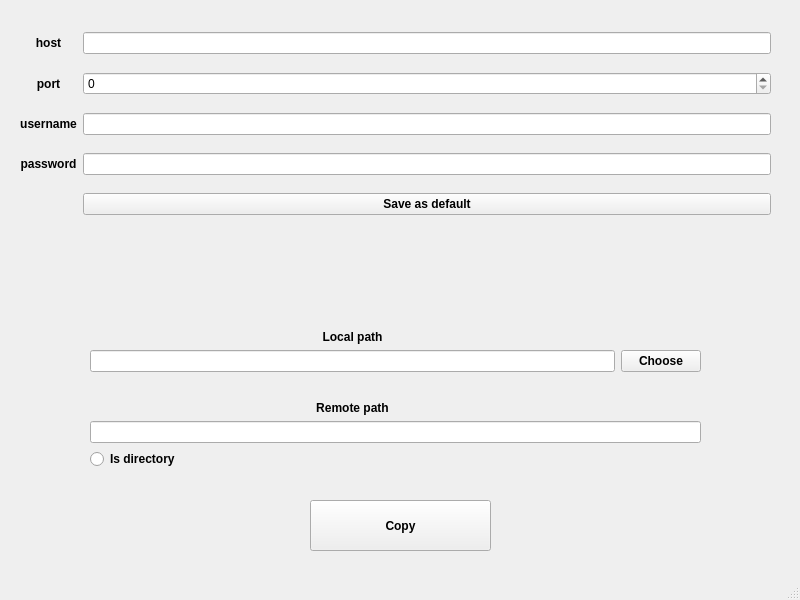
<?xml version="1.0" encoding="UTF-8"?>
<ui version="4.0">
 <class>mainWindow</class>
 <widget class="QMainWindow" name="mainWindow">
  <property name="geometry">
   <rect>
    <x>0</x>
    <y>0</y>
    <width>800</width>
    <height>600</height>
   </rect>
  </property>
  <property name="windowTitle">
   <string>python scp gui</string>
  </property>
  <widget class="QWidget" name="centralwidget">
   <widget class="QWidget" name="gridLayoutWidget">
    <property name="geometry">
     <rect>
      <x>20</x>
      <y>20</y>
      <width>751</width>
      <height>211</height>
     </rect>
    </property>
    <layout class="QGridLayout" name="gridLayout">
     <item row="0" column="0">
      <widget class="QLabel" name="label">
       <property name="font">
        <font>
         <weight>75</weight>
         <bold>true</bold>
        </font>
       </property>
       <property name="layoutDirection">
        <enum>Qt::LeftToRight</enum>
       </property>
       <property name="text">
        <string>host</string>
       </property>
       <property name="alignment">
        <set>Qt::AlignCenter</set>
       </property>
      </widget>
     </item>
     <item row="2" column="0">
      <widget class="QLabel" name="label_3">
       <property name="font">
        <font>
         <weight>75</weight>
         <bold>true</bold>
        </font>
       </property>
       <property name="text">
        <string>username</string>
       </property>
       <property name="alignment">
        <set>Qt::AlignCenter</set>
       </property>
      </widget>
     </item>
     <item row="2" column="1">
      <widget class="QLineEdit" name="usernameEdit"/>
     </item>
     <item row="1" column="1">
      <widget class="QSpinBox" name="portEdit"/>
     </item>
     <item row="1" column="0">
      <widget class="QLabel" name="label_2">
       <property name="font">
        <font>
         <weight>75</weight>
         <bold>true</bold>
        </font>
       </property>
       <property name="text">
        <string>port</string>
       </property>
       <property name="alignment">
        <set>Qt::AlignCenter</set>
       </property>
      </widget>
     </item>
     <item row="0" column="1">
      <widget class="QLineEdit" name="hostEdit"/>
     </item>
     <item row="3" column="1">
      <widget class="QLineEdit" name="passEdit">
       <property name="inputMethodHints">
        <set>Qt::ImhHiddenText</set>
       </property>
      </widget>
     </item>
     <item row="3" column="0">
      <widget class="QLabel" name="label_4">
       <property name="font">
        <font>
         <weight>75</weight>
         <bold>true</bold>
        </font>
       </property>
       <property name="text">
        <string>password</string>
       </property>
       <property name="textFormat">
        <enum>Qt::AutoText</enum>
       </property>
       <property name="alignment">
        <set>Qt::AlignCenter</set>
       </property>
      </widget>
     </item>
     <item row="5" column="1">
      <widget class="QPushButton" name="saveDefaultButton">
       <property name="font">
        <font>
         <weight>75</weight>
         <bold>true</bold>
        </font>
       </property>
       <property name="text">
        <string>Save as default</string>
       </property>
      </widget>
     </item>
    </layout>
   </widget>
   <widget class="QWidget" name="gridLayoutWidget_2">
    <property name="geometry">
     <rect>
      <x>90</x>
      <y>330</y>
      <width>611</width>
      <height>139</height>
     </rect>
    </property>
    <layout class="QGridLayout" name="gridLayout_2">
     <item row="2" column="0">
      <spacer name="verticalSpacer">
       <property name="orientation">
        <enum>Qt::Vertical</enum>
       </property>
       <property name="sizeHint" stdset="0">
        <size>
         <width>20</width>
         <height>40</height>
        </size>
       </property>
      </spacer>
     </item>
     <item row="0" column="0">
      <widget class="QLabel" name="label_5">
       <property name="font">
        <font>
         <weight>75</weight>
         <bold>true</bold>
        </font>
       </property>
       <property name="text">
        <string>Local path</string>
       </property>
       <property name="alignment">
        <set>Qt::AlignCenter</set>
       </property>
      </widget>
     </item>
     <item row="1" column="1">
      <widget class="QPushButton" name="chooseLocalButton">
       <property name="font">
        <font>
         <weight>75</weight>
         <bold>true</bold>
        </font>
       </property>
       <property name="text">
        <string>Choose</string>
       </property>
      </widget>
     </item>
     <item row="3" column="0">
      <widget class="QLabel" name="label_6">
       <property name="font">
        <font>
         <weight>75</weight>
         <bold>true</bold>
        </font>
       </property>
       <property name="text">
        <string>Remote path</string>
       </property>
       <property name="alignment">
        <set>Qt::AlignCenter</set>
       </property>
      </widget>
     </item>
     <item row="1" column="0">
      <widget class="QLineEdit" name="localPathEdit"/>
     </item>
     <item row="5" column="0">
      <widget class="QRadioButton" name="isDirButton">
       <property name="font">
        <font>
         <weight>75</weight>
         <bold>true</bold>
        </font>
       </property>
       <property name="text">
        <string>Is directory</string>
       </property>
      </widget>
     </item>
     <item row="4" column="0" colspan="2">
      <widget class="QLineEdit" name="remotePathEdit"/>
     </item>
    </layout>
   </widget>
   <widget class="QPushButton" name="copyButton">
    <property name="geometry">
     <rect>
      <x>310</x>
      <y>500</y>
      <width>181</width>
      <height>51</height>
     </rect>
    </property>
    <property name="font">
     <font>
      <weight>75</weight>
      <bold>true</bold>
     </font>
    </property>
    <property name="text">
     <string>Copy</string>
    </property>
   </widget>
  </widget>
  <widget class="QStatusBar" name="statusbar"/>
 </widget>
 <resources/>
 <connections/>
</ui>
